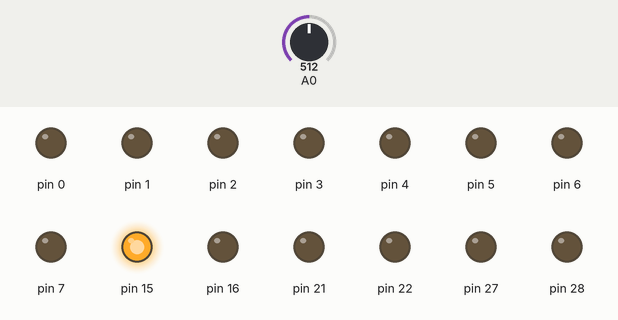
Simulated run of this sketch. Board: Arduino Mega 2560, built with avr-gcc and run on an emulated ATmega2560. Parts: output pins drawn as LEDs (lit = HIGH). The test bench sets the inputs (shaded band); at power-on: A0 = 512.

Above: at 1.2 s.
1.3 s: A0 set to 540
At 1.9 s:
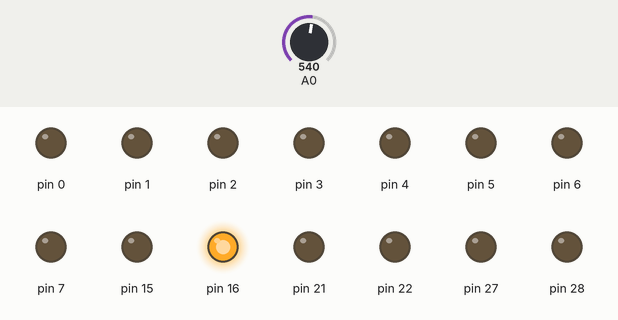
2.8 s: A0 set to 716
At 4.0 s:
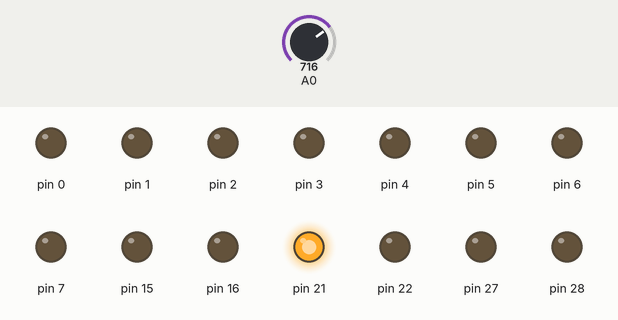
4.3 s: A0 set to 739
At 5.4 s:
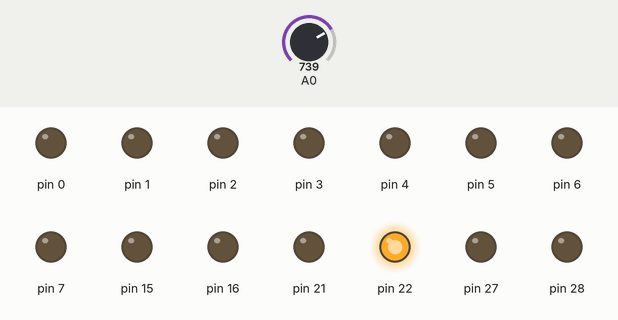
5.8 s: A0 set to 900
At 6.5 s:
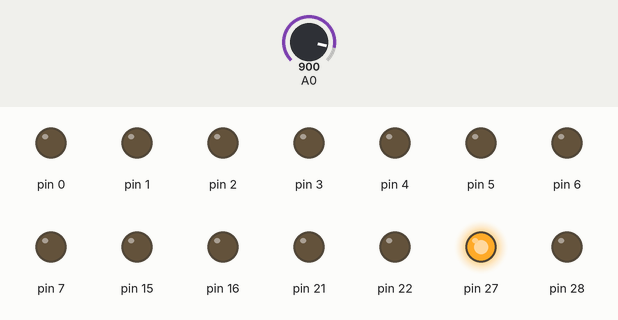
7.3 s: A0 set to 914
8.8 s: A0 set to 934
At 10.0 s:
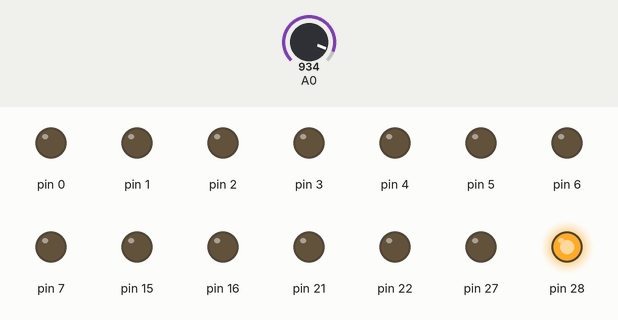
Timing chart, 0 to 11.3 s (numbered marks = the images above; inputs shaded):
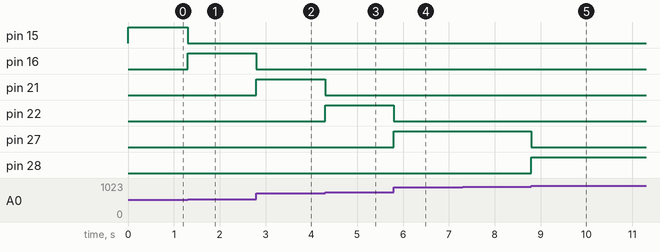

The sketch:

DECODE5A32.ino
```cpp
//Autor:Dario Jorge Iglesias
boolean E,D,C,B,A,Q0,Q1,Q2,Q3,Q4,Q5,Q6;
boolean Q7,Q8,Q9,Q10,Q11,Q12,Q13,Q14,Q15;
boolean Q16,Q17,Q18,Q19,Q20,Q21,Q22,Q23;
boolean Q24,Q25,Q26,Q27,Q28,Q29,Q30,Q31;
int pote;
void setup() //Configuración
{
 pinMode(13,OUTPUT);pinMode(16,OUTPUT);
 pinMode(12,OUTPUT);pinMode(1,OUTPUT);
 pinMode(11,OUTPUT);pinMode(18,OUTPUT);
 pinMode(10,OUTPUT);pinMode(19,OUTPUT);
 pinMode(9,OUTPUT); pinMode(20,OUTPUT);
 pinMode(8,OUTPUT); pinMode(21,OUTPUT);
 pinMode(7,OUTPUT); pinMode(22,OUTPUT);
 pinMode(6,OUTPUT); pinMode(23,OUTPUT);
 pinMode(5,OUTPUT); pinMode(24,OUTPUT);
 pinMode(4,OUTPUT); pinMode(25,OUTPUT);
 pinMode(3,OUTPUT); pinMode(26,OUTPUT);
 pinMode(2,OUTPUT); pinMode(27,OUTPUT);
 pinMode(1,OUTPUT); pinMode(28,OUTPUT);
 pinMode(0,OUTPUT); pinMode(29,OUTPUT);
 pinMode(14,OUTPUT);pinMode(30,OUTPUT);
 pinMode(15,OUTPUT);pinMode(31,OUTPUT);
}
void loop() //Super lazo infinito
{
 pote=analogRead(A0);pote=map(pote,0,1023,0,31);
 E=boolean((pote&0x10)/16);D=boolean((pote&0x08)/8);
 C=boolean((pote&0x04)/4); B=boolean((pote&0x02)/2);
 A=boolean((pote&0x01)/1);
 Q0=!E&!D&!C&!B&!A;digitalWrite(13,Q0);
 Q1=!E&!D&!C&!B&A; digitalWrite(12,Q1);
 Q2=!E&!D&!C&B&!A; digitalWrite(11,Q2);
 Q3=!E&!D&!C&B&A;  digitalWrite(10,Q3);
 Q4=!E&!D&C&!B&!A; digitalWrite(9,Q4);
 Q5=!E&!D&C&!B&A;  digitalWrite(8,Q5);
 Q6=!E&!D&C&B&!A;  digitalWrite(7,Q6);
 Q7=!E&!D&C&B&A;   digitalWrite(6,Q7);
 Q8=!E&D&!C&!B&!A; digitalWrite(5,Q8);
 Q9=!E&D&!C&!B&A;  digitalWrite(4,Q9);
 Q10=!E&D&!C&B&!A; digitalWrite(3,Q10);
 Q11=!E&D&!C&B&A;  digitalWrite(2,Q11);
 Q12=!E&D&C&!B&!A; digitalWrite(1,Q12);
 Q13=!E&D&C&!B&A;  digitalWrite(0,Q13);
 Q14=!E&D&C&B&!A;  digitalWrite(14,Q14);
 Q15=!E&D&C&B&A;   digitalWrite(15,Q15);
 Q16=E&!D&!C&!B&!A;digitalWrite(16,Q16);
 Q17=E&!D&!C&!B&A; digitalWrite(17,Q17);
 Q18=E&!D&!C&B&!A; digitalWrite(18,Q18);
 Q19=E&!D&!C&B&A;  digitalWrite(19,Q19);
 Q20=E&!D&C&!B&!A; digitalWrite(20,Q20);
 Q21=E&!D&C&!B&A;  digitalWrite(21,Q21);
 Q22=E&!D&C&B&!A;  digitalWrite(22,Q22);
 Q23=E&!D&C&B&A;   digitalWrite(23,Q23);
 Q24=E&D&!C&!B&!A; digitalWrite(24,Q24);
 Q25=E&D&!C&!B&A;  digitalWrite(25,Q25);
 Q26=E&D&!C&B&!A;  digitalWrite(26,Q26);
 Q27=E&D&!C&B&A;   digitalWrite(27,Q27);
 Q28=E&D&C&!B&!A;  digitalWrite(28,Q28);
 Q29=E&D&C&!B&A;   digitalWrite(29,Q29);
 Q30=E&D&C&B&!A;   digitalWrite(30,Q30);
 Q31=E&D&C&B&A;    digitalWrite(31,Q31);}
```

Measured:
- the behaviour switches between 527 and 528 on A0 (found by bisection; images 0 and 1)
- the behaviour switches between 725 and 726 on A0 (found by bisection; images 2 and 3)
- the behaviour switches between 923 and 924 on A0 (found by bisection; images 4 and 5)
- after the input at 1.3 s, pin 15: HIGH → LOW at once; pin 16: LOW → HIGH at once
- after the input at 2.8 s, pin 16: HIGH → LOW at once; pin 21: LOW → HIGH at once
- after the input at 4.3 s, pin 21: HIGH → LOW at once; pin 22: LOW → HIGH at once
- after the input at 5.8 s, pin 22: HIGH → LOW at once; pin 27: LOW → HIGH at once
- after the input at 7.3 s, every drawn part: stays the same
- after the input at 8.8 s, pin 27: HIGH → LOW at once; pin 28: LOW → HIGH at once
